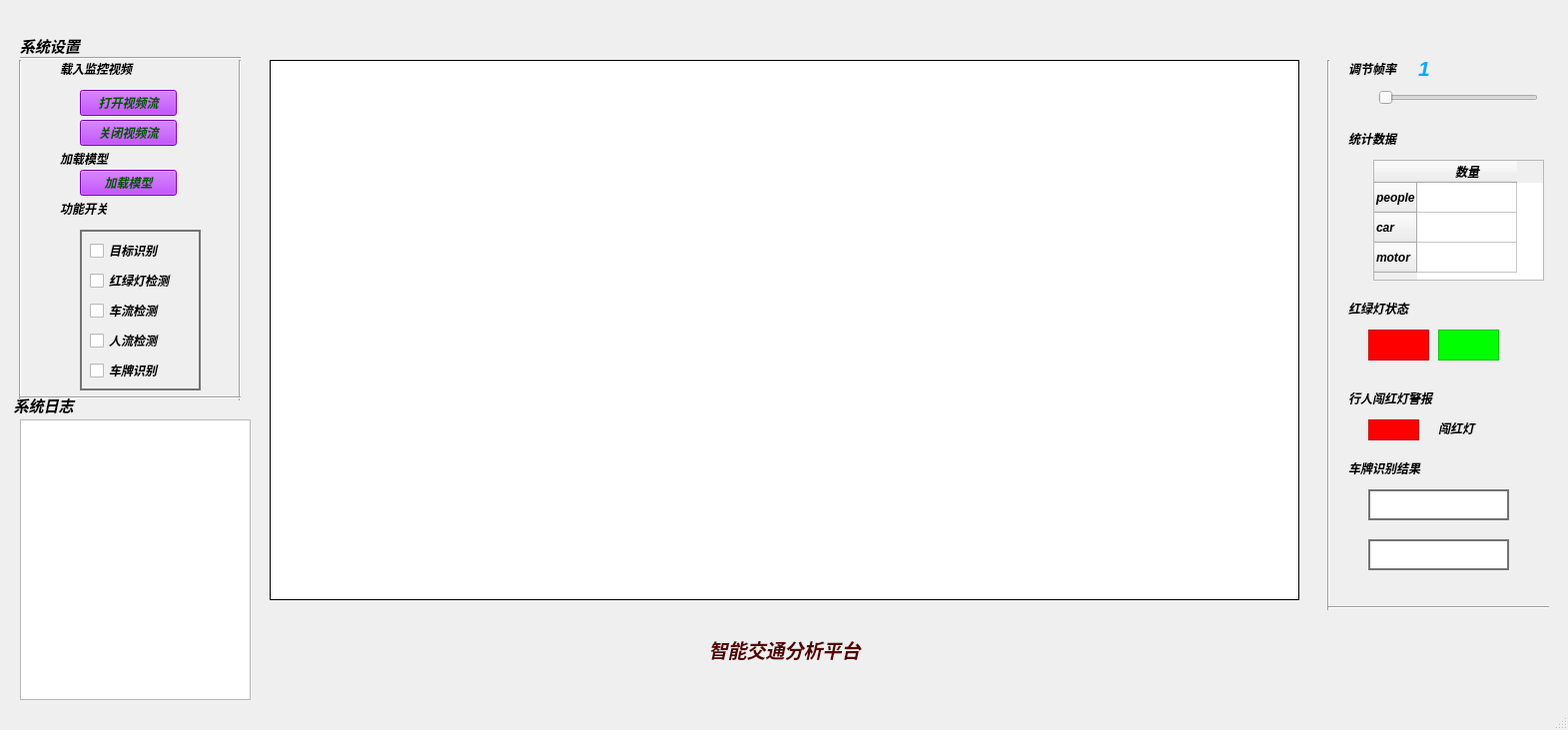
<?xml version="1.0" encoding="UTF-8"?>
<ui version="4.0">
 <class>MainWindow</class>
 <widget class="QMainWindow" name="MainWindow">
  <property name="geometry">
   <rect>
    <x>0</x>
    <y>0</y>
    <width>1570</width>
    <height>731</height>
   </rect>
  </property>
  <property name="font">
   <font>
    <weight>75</weight>
    <italic>true</italic>
    <bold>true</bold>
   </font>
  </property>
  <property name="windowTitle">
   <string>MainWindow</string>
  </property>
  <widget class="QWidget" name="centralwidget">
   <widget class="QLabel" name="video_plate">
    <property name="geometry">
     <rect>
      <x>270</x>
      <y>60</y>
      <width>1031</width>
      <height>541</height>
     </rect>
    </property>
    <property name="styleSheet">
     <string notr="true">border-width: 1px;
background-color: rgb(255, 255, 255);
border-style: solid;
border-color: rgb(0, 0, 0)</string>
    </property>
    <property name="text">
     <string/>
    </property>
   </widget>
   <widget class="QLabel" name="label_2">
    <property name="geometry">
     <rect>
      <x>20</x>
      <y>20</y>
      <width>91</width>
      <height>51</height>
     </rect>
    </property>
    <property name="palette">
     <palette>
      <active/>
      <inactive/>
      <disabled/>
     </palette>
    </property>
    <property name="font">
     <font>
      <family>Trebuchet MS</family>
      <pointsize>11</pointsize>
      <weight>75</weight>
      <italic>true</italic>
      <bold>true</bold>
     </font>
    </property>
    <property name="styleSheet">
     <string notr="true">font-weight:bold
</string>
    </property>
    <property name="text">
     <string>系统设置</string>
    </property>
   </widget>
   <widget class="QLabel" name="label_3">
    <property name="geometry">
     <rect>
      <x>60</x>
      <y>200</y>
      <width>81</width>
      <height>17</height>
     </rect>
    </property>
    <property name="styleSheet">
     <string notr="true">font-weight:bold</string>
    </property>
    <property name="text">
     <string>功能开关</string>
    </property>
   </widget>
   <widget class="QLabel" name="label_4">
    <property name="geometry">
     <rect>
      <x>60</x>
      <y>60</y>
      <width>91</width>
      <height>17</height>
     </rect>
    </property>
    <property name="styleSheet">
     <string notr="true">font-weight:bold</string>
    </property>
    <property name="text">
     <string>载入监控视频</string>
    </property>
   </widget>
   <widget class="QLabel" name="label_5">
    <property name="geometry">
     <rect>
      <x>80</x>
      <y>230</y>
      <width>121</width>
      <height>161</height>
     </rect>
    </property>
    <property name="styleSheet">
     <string notr="true">border-width: 2px;
border-color: rgb(116, 116, 116);
border-style: solid;</string>
    </property>
    <property name="text">
     <string/>
    </property>
   </widget>
   <widget class="QCheckBox" name="target_detect">
    <property name="geometry">
     <rect>
      <x>90</x>
      <y>240</y>
      <width>99</width>
      <height>22</height>
     </rect>
    </property>
    <property name="text">
     <string>目标识别</string>
    </property>
   </widget>
   <widget class="QCheckBox" name="traffic_light_detect">
    <property name="geometry">
     <rect>
      <x>90</x>
      <y>270</y>
      <width>99</width>
      <height>22</height>
     </rect>
    </property>
    <property name="text">
     <string>红绿灯检测</string>
    </property>
   </widget>
   <widget class="QCheckBox" name="cars_detect">
    <property name="geometry">
     <rect>
      <x>90</x>
      <y>300</y>
      <width>99</width>
      <height>22</height>
     </rect>
    </property>
    <property name="text">
     <string>车流检测</string>
    </property>
   </widget>
   <widget class="QCheckBox" name="people_detect">
    <property name="geometry">
     <rect>
      <x>90</x>
      <y>330</y>
      <width>99</width>
      <height>22</height>
     </rect>
    </property>
    <property name="text">
     <string>人流检测</string>
    </property>
   </widget>
   <widget class="QPushButton" name="openFIleButton">
    <property name="geometry">
     <rect>
      <x>80</x>
      <y>90</y>
      <width>97</width>
      <height>26</height>
     </rect>
    </property>
    <property name="styleSheet">
     <string notr="true">background-color: rgb(170, 0, 255);
color: rgb(0, 85, 0);</string>
    </property>
    <property name="text">
     <string>打开视频流</string>
    </property>
   </widget>
   <widget class="QLabel" name="label_6">
    <property name="geometry">
     <rect>
      <x>1350</x>
      <y>300</y>
      <width>91</width>
      <height>17</height>
     </rect>
    </property>
    <property name="styleSheet">
     <string notr="true">font-weight:bold</string>
    </property>
    <property name="text">
     <string>红绿灯状态</string>
    </property>
   </widget>
   <widget class="QFrame" name="red_light">
    <property name="geometry">
     <rect>
      <x>1370</x>
      <y>330</y>
      <width>61</width>
      <height>31</height>
     </rect>
    </property>
    <property name="styleSheet">
     <string notr="true">background-color: rgb(255, 0, 0);</string>
    </property>
    <property name="frameShape">
     <enum>QFrame::StyledPanel</enum>
    </property>
    <property name="frameShadow">
     <enum>QFrame::Raised</enum>
    </property>
   </widget>
   <widget class="QLabel" name="label_7">
    <property name="geometry">
     <rect>
      <x>1350</x>
      <y>460</y>
      <width>91</width>
      <height>17</height>
     </rect>
    </property>
    <property name="styleSheet">
     <string notr="true">font-weight:bold</string>
    </property>
    <property name="text">
     <string>车牌识别结果</string>
    </property>
   </widget>
   <widget class="QLabel" name="license_graph">
    <property name="geometry">
     <rect>
      <x>1370</x>
      <y>490</y>
      <width>141</width>
      <height>31</height>
     </rect>
    </property>
    <property name="styleSheet">
     <string notr="true">border-width: 2px;
background-color: rgb(255, 255, 255);
border-color: rgb(116, 116, 116);
border-style: solid;</string>
    </property>
    <property name="text">
     <string/>
    </property>
   </widget>
   <widget class="QLabel" name="aboutLabel">
    <property name="geometry">
     <rect>
      <x>470</x>
      <y>620</y>
      <width>631</width>
      <height>61</height>
     </rect>
    </property>
    <property name="font">
     <font>
      <family>楷体</family>
      <pointsize>14</pointsize>
     </font>
    </property>
    <property name="styleSheet">
     <string notr="true">color: rgb(85, 0, 0);</string>
    </property>
    <property name="text">
     <string>智能交通分析平台</string>
    </property>
    <property name="alignment">
     <set>Qt::AlignCenter</set>
    </property>
   </widget>
   <widget class="QCheckBox" name="license_plate_detect">
    <property name="geometry">
     <rect>
      <x>90</x>
      <y>360</y>
      <width>99</width>
      <height>22</height>
     </rect>
    </property>
    <property name="text">
     <string>车牌识别</string>
    </property>
   </widget>
   <widget class="QFrame" name="green_light">
    <property name="geometry">
     <rect>
      <x>1440</x>
      <y>330</y>
      <width>61</width>
      <height>31</height>
     </rect>
    </property>
    <property name="styleSheet">
     <string notr="true">background-color: rgb(0,255, 0);</string>
    </property>
    <property name="frameShape">
     <enum>QFrame::StyledPanel</enum>
    </property>
    <property name="frameShadow">
     <enum>QFrame::Raised</enum>
    </property>
   </widget>
   <widget class="QLabel" name="label_9">
    <property name="geometry">
     <rect>
      <x>10</x>
      <y>380</y>
      <width>91</width>
      <height>51</height>
     </rect>
    </property>
    <property name="palette">
     <palette>
      <active/>
      <inactive/>
      <disabled/>
     </palette>
    </property>
    <property name="font">
     <font>
      <family>Trebuchet MS</family>
      <pointsize>11</pointsize>
      <weight>75</weight>
      <italic>true</italic>
      <bold>true</bold>
     </font>
    </property>
    <property name="styleSheet">
     <string notr="true">font-weight:bold
</string>
    </property>
    <property name="text">
     <string> 系统日志</string>
    </property>
   </widget>
   <widget class="QTextEdit" name="textEdit">
    <property name="geometry">
     <rect>
      <x>20</x>
      <y>420</y>
      <width>231</width>
      <height>281</height>
     </rect>
    </property>
   </widget>
   <widget class="QLabel" name="label_11">
    <property name="geometry">
     <rect>
      <x>1350</x>
      <y>130</y>
      <width>91</width>
      <height>17</height>
     </rect>
    </property>
    <property name="styleSheet">
     <string notr="true">font-weight:bold</string>
    </property>
    <property name="text">
     <string>统计数据</string>
    </property>
   </widget>
   <widget class="QTableWidget" name="tableWidget">
    <property name="geometry">
     <rect>
      <x>1375</x>
      <y>160</y>
      <width>171</width>
      <height>121</height>
     </rect>
    </property>
    <property name="autoScrollMargin">
     <number>11</number>
    </property>
    <row>
     <property name="text">
      <string>people</string>
     </property>
    </row>
    <row>
     <property name="text">
      <string>car</string>
     </property>
    </row>
    <row>
     <property name="text">
      <string>motor</string>
     </property>
    </row>
    <column>
     <property name="text">
      <string>数量</string>
     </property>
    </column>
   </widget>
   <widget class="Line" name="line">
    <property name="geometry">
     <rect>
      <x>10</x>
      <y>60</y>
      <width>20</width>
      <height>341</height>
     </rect>
    </property>
    <property name="orientation">
     <enum>Qt::Vertical</enum>
    </property>
   </widget>
   <widget class="Line" name="line_2">
    <property name="geometry">
     <rect>
      <x>230</x>
      <y>60</y>
      <width>20</width>
      <height>341</height>
     </rect>
    </property>
    <property name="orientation">
     <enum>Qt::Vertical</enum>
    </property>
   </widget>
   <widget class="Line" name="line_3">
    <property name="geometry">
     <rect>
      <x>20</x>
      <y>390</y>
      <width>221</width>
      <height>16</height>
     </rect>
    </property>
    <property name="orientation">
     <enum>Qt::Horizontal</enum>
    </property>
   </widget>
   <widget class="Line" name="line_4">
    <property name="geometry">
     <rect>
      <x>20</x>
      <y>50</y>
      <width>221</width>
      <height>16</height>
     </rect>
    </property>
    <property name="orientation">
     <enum>Qt::Horizontal</enum>
    </property>
   </widget>
   <widget class="QPushButton" name="closeFileButton">
    <property name="geometry">
     <rect>
      <x>80</x>
      <y>120</y>
      <width>97</width>
      <height>26</height>
     </rect>
    </property>
    <property name="styleSheet">
     <string notr="true">background-color: rgb(170, 0, 255);
color: rgb(0, 85, 0);</string>
    </property>
    <property name="text">
     <string>关闭视频流</string>
    </property>
   </widget>
   <widget class="QLabel" name="license_result">
    <property name="geometry">
     <rect>
      <x>1370</x>
      <y>540</y>
      <width>141</width>
      <height>31</height>
     </rect>
    </property>
    <property name="styleSheet">
     <string notr="true">border-width: 2px;
background-color: rgb(255, 255, 255);
border-color: rgb(116, 116, 116);
border-style: solid;</string>
    </property>
    <property name="text">
     <string/>
    </property>
   </widget>
   <widget class="QLabel" name="label_8">
    <property name="geometry">
     <rect>
      <x>60</x>
      <y>150</y>
      <width>81</width>
      <height>17</height>
     </rect>
    </property>
    <property name="styleSheet">
     <string notr="true">font-weight:bold</string>
    </property>
    <property name="text">
     <string>加载模型</string>
    </property>
   </widget>
   <widget class="QPushButton" name="load_models">
    <property name="geometry">
     <rect>
      <x>80</x>
      <y>170</y>
      <width>97</width>
      <height>26</height>
     </rect>
    </property>
    <property name="styleSheet">
     <string notr="true">background-color: rgb(170, 0, 255);
color: rgb(0, 85, 0);</string>
    </property>
    <property name="text">
     <string>加载模型</string>
    </property>
   </widget>
   <widget class="QLabel" name="label_12">
    <property name="geometry">
     <rect>
      <x>1350</x>
      <y>390</y>
      <width>151</width>
      <height>17</height>
     </rect>
    </property>
    <property name="styleSheet">
     <string notr="true">font-weight:bold</string>
    </property>
    <property name="text">
     <string>行人闯红灯警报</string>
    </property>
   </widget>
   <widget class="Line" name="line_5">
    <property name="geometry">
     <rect>
      <x>1320</x>
      <y>60</y>
      <width>20</width>
      <height>551</height>
     </rect>
    </property>
    <property name="orientation">
     <enum>Qt::Vertical</enum>
    </property>
   </widget>
   <widget class="Line" name="line_6">
    <property name="geometry">
     <rect>
      <x>1330</x>
      <y>600</y>
      <width>221</width>
      <height>16</height>
     </rect>
    </property>
    <property name="orientation">
     <enum>Qt::Horizontal</enum>
    </property>
   </widget>
   <widget class="QSlider" name="horizontalSlider">
    <property name="geometry">
     <rect>
      <x>1380</x>
      <y>90</y>
      <width>160</width>
      <height>16</height>
     </rect>
    </property>
    <property name="orientation">
     <enum>Qt::Horizontal</enum>
    </property>
   </widget>
   <widget class="QLabel" name="label_13">
    <property name="geometry">
     <rect>
      <x>1350</x>
      <y>60</y>
      <width>91</width>
      <height>17</height>
     </rect>
    </property>
    <property name="styleSheet">
     <string notr="true">font-weight:bold</string>
    </property>
    <property name="text">
     <string>调节帧率</string>
    </property>
   </widget>
   <widget class="QFrame" name="break_traffic_warning">
    <property name="geometry">
     <rect>
      <x>1370</x>
      <y>420</y>
      <width>51</width>
      <height>21</height>
     </rect>
    </property>
    <property name="styleSheet">
     <string notr="true">background-color: rgb(255, 0, 0);</string>
    </property>
    <property name="frameShape">
     <enum>QFrame::StyledPanel</enum>
    </property>
    <property name="frameShadow">
     <enum>QFrame::Raised</enum>
    </property>
   </widget>
   <widget class="QLabel" name="break_traffic_label">
    <property name="geometry">
     <rect>
      <x>1440</x>
      <y>420</y>
      <width>91</width>
      <height>17</height>
     </rect>
    </property>
    <property name="styleSheet">
     <string notr="true">font-weight:bold</string>
    </property>
    <property name="text">
     <string>闯红灯</string>
    </property>
   </widget>
   <widget class="QLabel" name="label_14">
    <property name="geometry">
     <rect>
      <x>1420</x>
      <y>60</y>
      <width>91</width>
      <height>17</height>
     </rect>
    </property>
    <property name="font">
     <font>
      <pointsize>16</pointsize>
      <weight>75</weight>
      <bold>true</bold>
     </font>
    </property>
    <property name="styleSheet">
     <string notr="true">font-weight:bold;
color: rgb(0, 170, 255);
font-size:20;
</string>
    </property>
    <property name="text">
     <string>1</string>
    </property>
   </widget>
  </widget>
  <widget class="QMenuBar" name="menubar">
   <property name="geometry">
    <rect>
     <x>0</x>
     <y>0</y>
     <width>1570</width>
     <height>25</height>
    </rect>
   </property>
  </widget>
  <widget class="QStatusBar" name="statusbar"/>
 </widget>
 <resources/>
 <connections/>
</ui>
